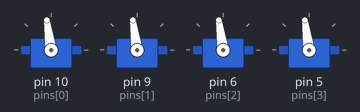
Simulated run of this sketch. Board: Arduino Uno, built with avr-gcc and run on an emulated ATmega328P. Parts: 4 × servo.

Above: at 0.15 s.
At 1.82 s:
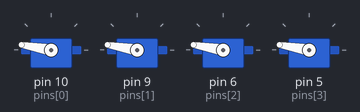
At 10.05 s:
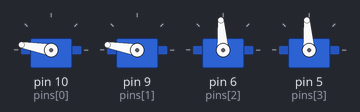
At 20.21 s:
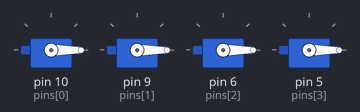
At 29.9 s:
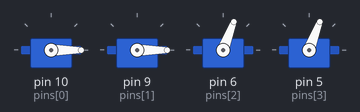
At 39.57 s:
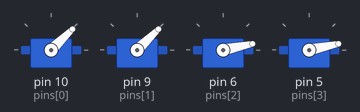
Timing chart, 0 to 40.0 s (numbered marks = the images above):
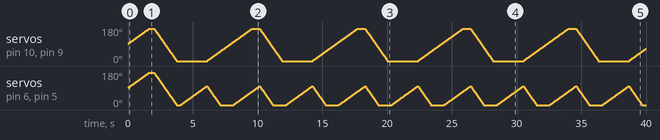

The sketch:

kol1.ino
```cpp
#include  <Servo.h>

#define forIntI for(int i = 0;  i <4 ; i++)
#define forIntJ for(int j = 0;  j <100 ; j++)

Servo Fingers[4];
int pins[4] = {10,9,6,5};
int dir[4]; // yön bilgisi
double range[4][2] = {{0,170}, {0,170}, {0,170},{0,170}};
double steps[4]; // adım büyüklüğü
double Cmd[4] = {0,0,0,1} ;// anlık konumlar 0=tam kapalı 1= tma açık, 0.5=orta

void setup(){
  forIntI{
    Fingers[i].attach(pins[i]);
    steps[i] = (range[i][1] - range[i][0]) / 100;
    dir[i]= 1;
  }
  Serial.setTimeout(1);
  Serial.begin(9600);
}

void CmdSet(double a, double b, double c, double d) {
  Cmd[0] = a; Cmd[1] = b; Cmd[2] = c; Cmd[3] = d;
}


void loop(){
  CmdSet(0,0,0,0);
  dynamicPos(Cmd );
  CmdSet(1,1,1,1);
  dynamicPos(Cmd );
  CmdSet(1,1,0,0);
  dynamicPos(Cmd );
  CmdSet(0,0,1,1);
  dynamicPos(Cmd );

}

void dynamicPos(double dizi[]){
  //hedef açı hesapla
  forIntI{
    dizi[i] = 1 - dizi[i];  // tersle
    dizi[i] = (range[i][1] - range[i][0]) * dizi[i] + range[i][0]; // açı hesapla
  }

  //yumuşak animasyon
  forIntJ{
    forIntI{
      double nPos = Fingers[i].read(); // servo nun şu anki açısı
      if(nPos > dizi[i]) Fingers[i].write(nPos - steps[i]); // şu an eğer hedefin üstünde isem geri git
      else if(nPos < dizi[i]) Fingers[i].write(nPos + steps[i]); // hedefin altında isem iler git
      else Fingers[i].write(nPos); // bir şey yapma eşit ise hareket etme
    }
    delay(20);
  }
}
```
